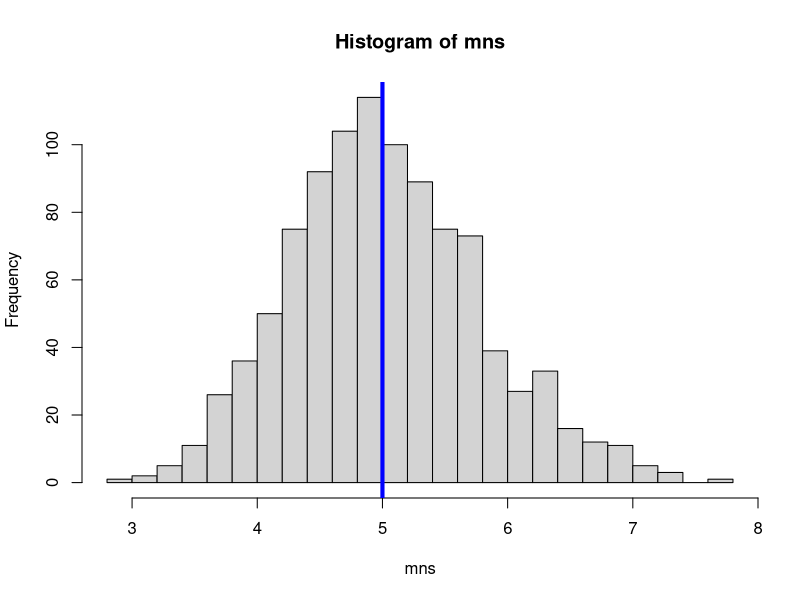
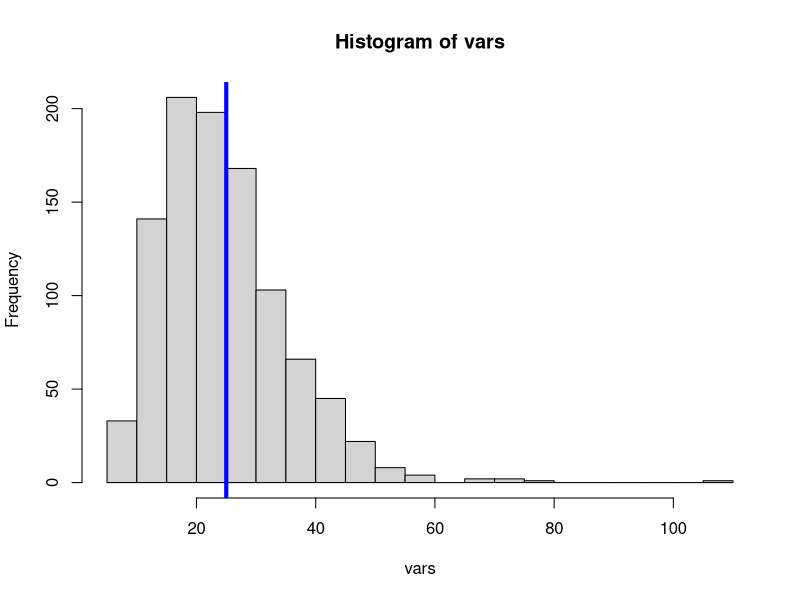
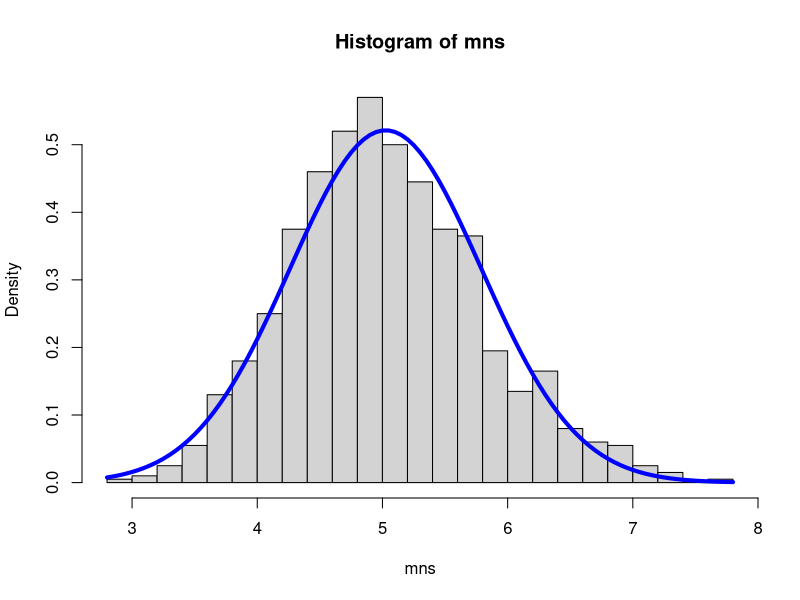

R code for these plots, in order:
## ---- chunk 1
knitr::opts_chunk$set(echo = TRUE)
## ---- chunk 2
lambda = 0.2
n = 40
sims = 1000

## Distribution of the mean of 40 exponentials in 1000 simulations
mns = NULL
for (i in 1:1000) {
    mns = c(mns, mean(rexp(n,lambda)))
}

## Distribution of the variance of 40 exponentials in 1000 simulations
vars = NULL
for (i in 1:1000) {
    vars = c(vars, var(rexp(n,lambda)))
}

## ---- chunk 3
## Plotting histogram with a line at the population mean
hist(mns,breaks = 20)
abline(v = 5,lwd=4, col = "blue")
## ---- chunk 4
## Theoretical Mean
1/lambda

## Mean of the averages of exponential distribution
mean(mns)
## ---- chunk 5
## Population Variance
sd = 1/lambda
pop_var = sd^2
pop_var

## Sample Variance (sd^2) of the averages of exponential distribution
mean(vars)
## ---- chunk 6
## Plotting histogram with a line at the population variance
hist(vars, breaks=15)
abline(v = 25,lwd=4, col = "blue")
## ---- chunk 7
hist(mns, prob=TRUE, breaks=20)
curve(dnorm(x, mean=mean(mns), sd=sd(mns)), add=TRUE, col="blue", lwd=4)
